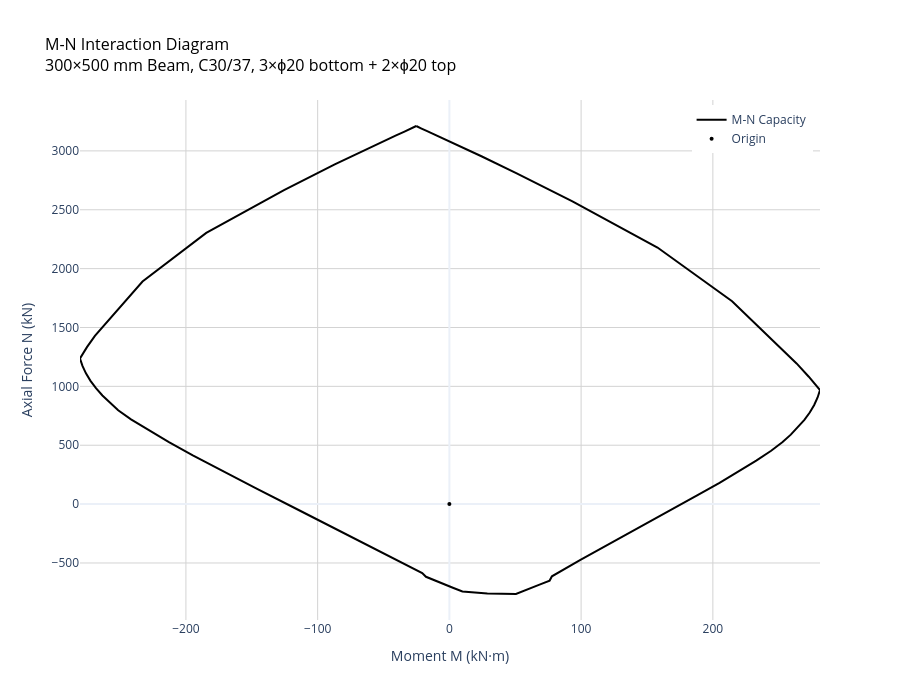

Write notebook code for a chart like this one.
### Markdown cell above
## 6. Visualize the M-N Curve <a id='visualize'></a>

Plot the complete M-N interaction diagram with hover over resistance tooltips.

### Code cell
# Visualize using the new plot() method
fig = diagram.plot(
    show=True,
    title="M-N Interaction Diagram<br>300×500 mm Beam, C30/37, 3×ϕ20 bottom + 2×ϕ20 top",
    n_points=100
)

# The interactive Plotly plot shows:
# - Full M-N interaction curve
# - Hover to see detailed values at each point
# - Pan, zoom, and interact with the plot

### Figure 1 — Plotly figure (JSON) as saved in the notebook; plotly's stock layout.template omitted (floating-point values rounded to 4 significant figures)
{"data": [{"hovertemplate": "M: %{x:.3g} kN·m<br>N: %{y:.3g} kN<br><extra></extra>", "line": {"color": "black", "width": 2}, "mode": "lines", "name": "M-N Capacity", "type": "scatter", "x": [-25.13, -25.11, -25.1, -25.09, -25.07, -25.04, -25.0, -24.95, -24.88, -24.78, -24.64, -24.64, -24.61, -21.55, -17.3, -11.7, -3.925, 7.357, 24.32, 50.72, 93.42, 158.0, 214.6, 263.5, 272.8, 281.3, 279.5, 276.9, 273.6, 269.5, 264.7, 259.2, 253.0, 244.2, 232.9, 220.0, 205.1, 187.7, 166.7, 141.6, 122.8, 99.48, 77.84, 76.1, 68.44, 64.27, 63.79, 62.79, 60.67, 56.85, 50.53, 28.82, 9.899, 3.118, -1.092, -3.549, -4.829, -5.555, -9.928, -17.76, -20.63, -53.05, -85.88, -112.6, -146.3, -173.2, -194.8, -212.9, -228.3, -241.7, -251.4, -257.8, -263.4, -268.3, -272.4, -275.9, -278.5, -280.4, -275.1, -269.1, -232.9, -184.6, -125.5, -87.01, -63.89, -49.56, -40.44, -34.48, -30.42, -27.49, -25.44, -25.42, -25.42, -25.34, -25.28, -25.24, -25.21, -25.19, -25.17, -25.16, -25.15, -25.15, -25.13], "y": [3211.0, 3211.0, 3211.0, 3211.0, 3211.0, 3211.0, 3211.0, 3210.0, 3210.0, 3209.0, 3208.0, 3208.0, 3208.0, 3192.0, 3170.0, 3141.0, 3101.0, 3043.0, 2954.0, 2812.0, 2572.0, 2179.0, 1723.0, 1195.0, 1082.0, 968.6, 905.4, 841.8, 777.7, 715.5, 653.0, 590.1, 526.7, 453.5, 369.4, 279.4, 181.1, 71.17, -58.11, -212.3, -329.7, -473.1, -613.1, -649.5, -683.9, -702.7, -705.3, -710.0, -719.6, -736.2, -763.4, -758.5, -742.2, -712.6, -693.8, -682.5, -676.3, -672.5, -652.5, -617.3, -585.2, -398.1, -213.1, -60.73, 131.0, 285.6, 414.0, 526.3, 627.3, 720.2, 797.5, 860.3, 922.8, 984.9, 1047.0, 1111.0, 1174.0, 1237.0, 1333.0, 1429.0, 1891.0, 2303.0, 2667.0, 2885.0, 3010.0, 3085.0, 3132.0, 3162.0, 3183.0, 3198.0, 3209.0, 3209.0, 3209.0, 3210.0, 3210.0, 3211.0, 3211.0, 3211.0, 3211.0, 3211.0, 3211.0, 3211.0, 3211.0]}, {"hovertemplate": "Origin<extra></extra>", "marker": {"color": "black", "size": 4, "symbol": "circle"}, "mode": "markers", "name": "Origin", "type": "scatter", "x": [0], "y": [0]}], "layout": {"height": 700, "hovermode": "closest", "legend": {"x": 0.99, "xanchor": "right", "y": 0.99, "yanchor": "top"}, "showlegend": true, "title": {"font": {"color": "black", "size": 16}, "text": "M-N Interaction Diagram<br>300×500 mm Beam, C30/37, 3×ϕ20 bottom + 2×ϕ20 top"}, "width": 900, "xaxis": {"gridcolor": "lightgray", "gridwidth": 1, "showgrid": true, "title": {"text": "Moment M (kN·m)"}}, "yaxis": {"gridcolor": "lightgray", "gridwidth": 1, "showgrid": true, "title": {"text": "Axial Force N (kN)"}}}}
